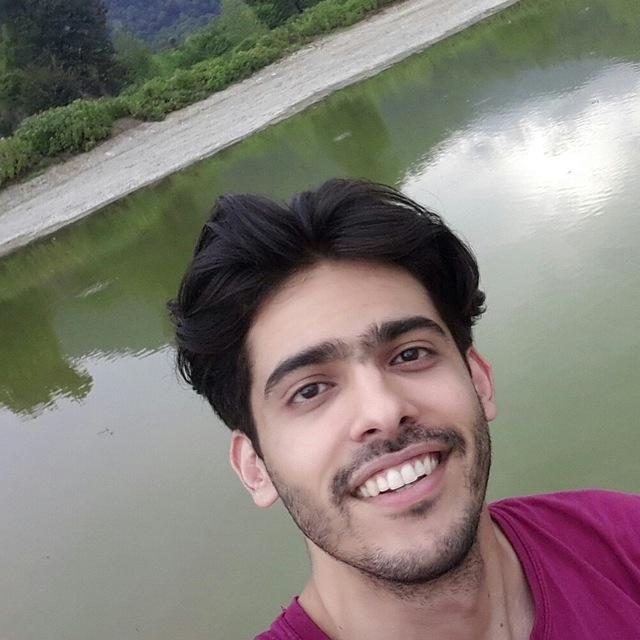
#> input picture _01_open_cv_intro_colab/pooya.jpg, 640 x 640 px
$ jupyter execute 01_open_cv_intro.ipynb   (shell and % lines are left out)
#> lines starting #> are read from the running program, lines starting #| are printed output that depends on the picture
[cell 1]
import os
os.chdir('/content/drive/My Drive/Colab_Notebooks/Courses/open_cv/01_open_cv_intro')

[cell 2]
import cv2
from google.colab.patches import cv2_imshow

### Read and Show

[cell 3]
img_path = "pooya.jpg"
img = cv2.imread(img_path)
#> img is the input picture: shape (640, 640, 3); mean B, G, R 118.4, 124.7, 131.6

cv2_imshow(img)

### BGR2RGB

[cell 4]
import matplotlib.pyplot as plt

[cell 5]
img_rgb = cv2.cvtColor(img, cv2.COLOR_BGR2RGB)
plt.imshow(img_rgb)

[cell 6]
plt.imshow(img)

### Rectangle

[cell 7]
cv2.rectangle(img, (200, 200), (500, 600), (255, 0 ,0), 2 )
cv2_imshow(img)

### Put Text

[cell 8]
cv2.putText(img, 'pooya mohammadi', (200, 200), cv2.FONT_HERSHEY_COMPLEX_SMALL, 1, (0,0,255))
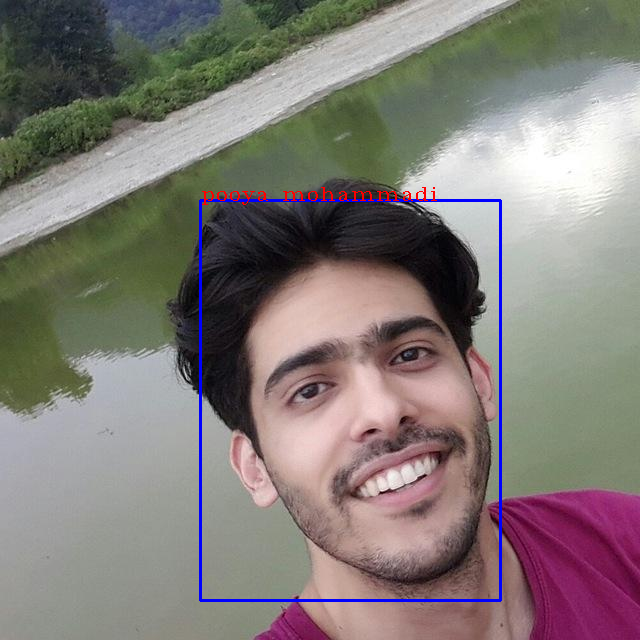
#> img: shape (640, 640, 3); mean B, G, R 119.6, 123.3, 130.6
cv2_imshow(img)

### write

[cell 9]
cv2.imwrite('pooya_mohammadi.png', img)
#> Out = True
